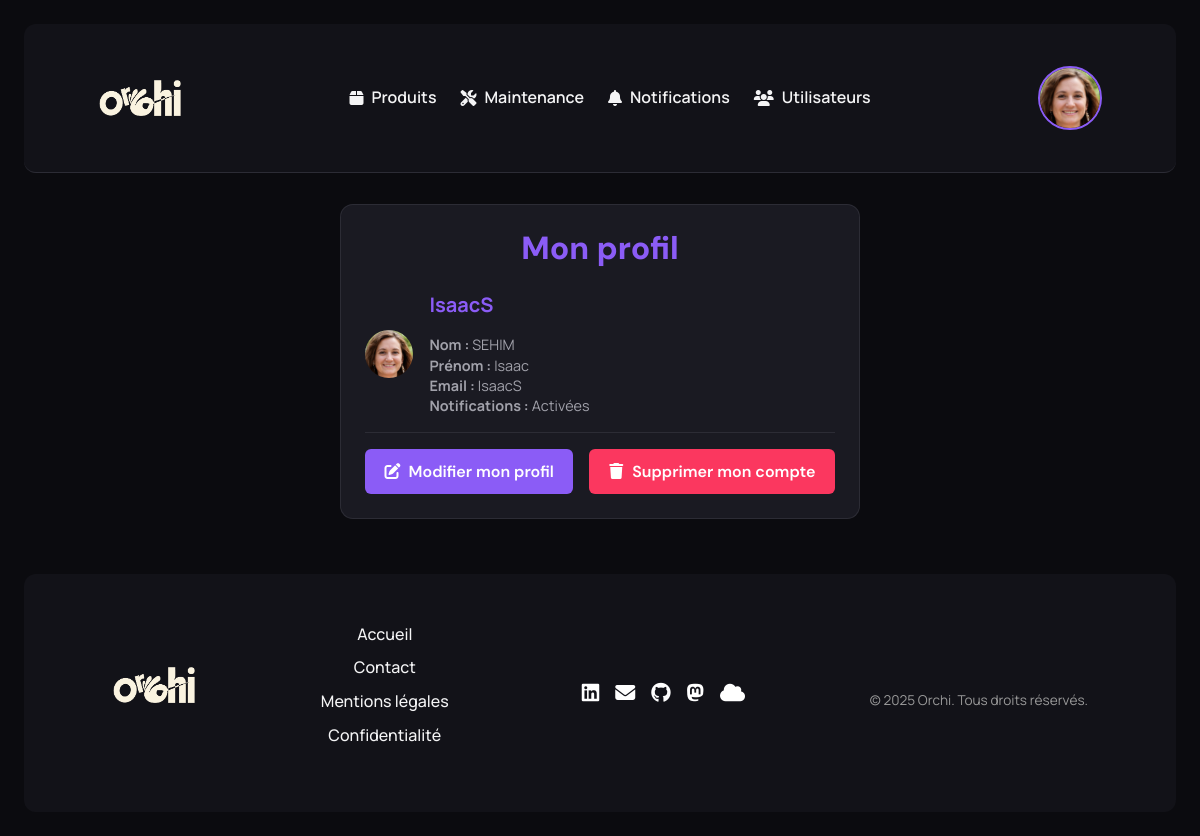
/?page=profil-utilisateur (signed in), run on an earlier commit of the app's database.
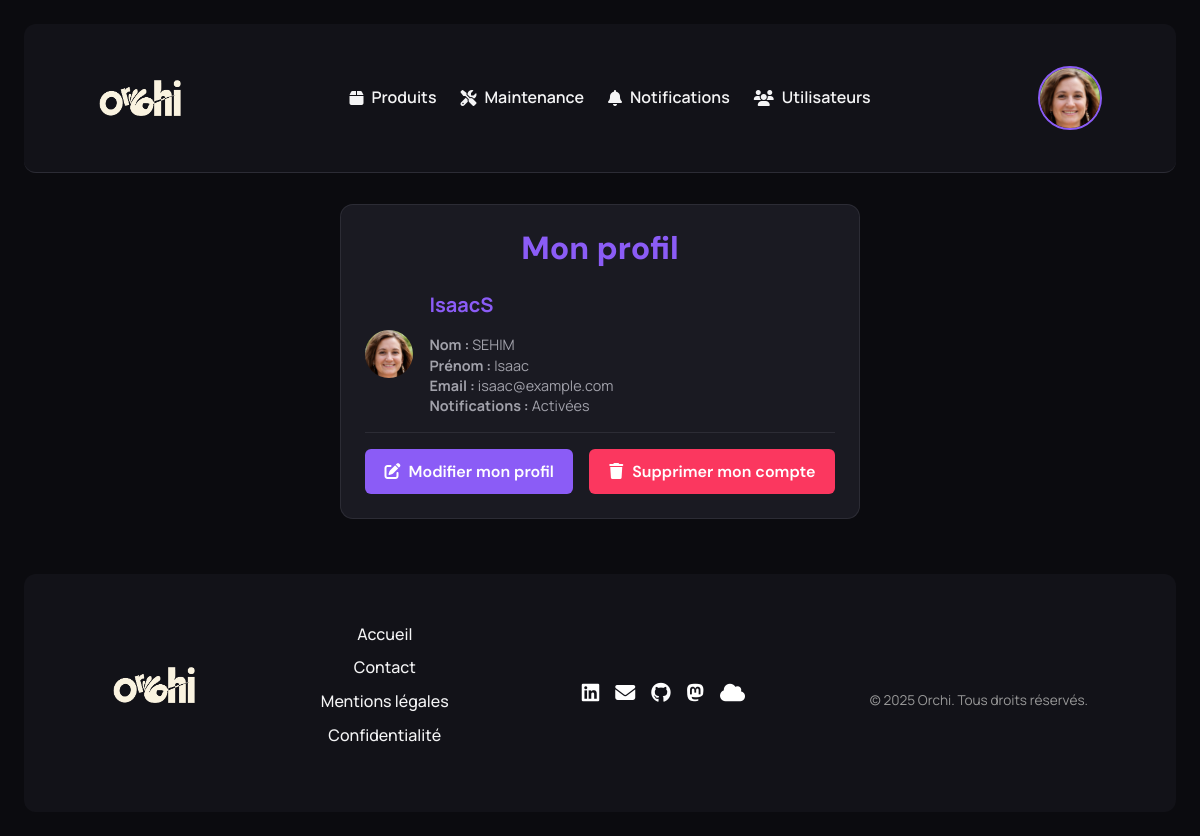
And on a later commit of the database.
### tables this page shows
CREATE TABLE utilisateurs (
    id_utilisateurs INT AUTO_INCREMENT PRIMARY KEY,
    utilisateur_nom VARCHAR(100) NOT NULL,
    utilisateur_prenom VARCHAR(100) NOT NULL,
    utilisateur_pseudo VARCHAR(19) NOT NULL UNIQUE,
    utilisateur_email VARCHAR(150) NOT NULL UNIQUE,
    utilisateur_motdepasse VARCHAR(255) NOT NULL,
    utilisateur_photo VARCHAR(255),
    utilisateur_telephone VARCHAR(20),
    utilisateur_theme ENUM('clair', 'sombre') DEFAULT 'clair',
    utilisateur_langue VARCHAR(10) DEFAULT 'fr',
    utilisateur_notifications BOOL DEFAULT TRUE,
    id_niveaux INT NOT NULL,
    id_etats_utilisateurs INT NOT NULL,
    utilisateur_date_inscription DATETIME DEFAULT CURRENT_TIMESTAMP,
    utilisateur_derniere_connexion DATETIME DEFAULT CURRENT_TIMESTAMP ON UPDATE CURRENT_TIMESTAMP,
    utilisateur_est_supprime TINYINT(1) NOT NULL DEFAULT 0,
    FOREIGN KEY (id_niveaux) REFERENCES niveaux(id_niveaux) ON DELETE RESTRICT,
    FOREIGN KEY (id_etats_utilisateurs) REFERENCES etats_utilisateurs(id_etats_utilisateurs) ON DELETE RESTRICT,
    INDEX (id_niveaux),
    INDEX (id_etats_utilisateurs),
    INDEX (utilisateur_est_supprime)
) DEFAULT CHARSET=utf8mb4 COLLATE=utf8mb4_unicode_ci;

### src/controller/controller-profil-utilisateur.php (called while the page is built, shortened)
<?php
require_once(SRC_PATH . '/model/model-utilisateurs.php');
$id = (int)$_SESSION['user_id'];
$utilisateur = getUserById($id);
require_once(SRC_PATH . '/view/view-profil-utilisateur.php');

### src/model/model-utilisateurs.php (called while the page is built, shortened)
<?php
require_once(__DIR__ . '/db.php');
function getUserById(int $id): array|false
{
    global $pdo;
    $sql = "
        SELECT u.*, n.niveau_libelle, e.etat_utilisateur_libelle
        FROM utilisateurs u
        LEFT JOIN niveaux n ON u.id_niveaux = n.id_niveaux
        LEFT JOIN etats_utilisateurs e ON u.id_etats_utilisateurs = e.id_etats_utilisateurs
        WHERE u.id_utilisateurs = :id
          AND u.utilisateur_est_supprime = 0
    ";
    $stmt = $pdo->prepare($sql);
    $stmt->execute(['id' => $id]);
    return $stmt->fetch(PDO::FETCH_ASSOC);
}

### src/view/view-profil-utilisateur.php (the view, shortened to what this page needs)
<?php require_once(SRC_PATH . '/template/header.php'); ?>
<main class="container-bento section">
  <section class="card">
    <h1 class="titre-section">Mon profil</h1>
    <div class="user-card flex flex-row items-center">
      <?php if (!empty($utilisateur['utilisateur_photo'])): ?>
        <img class="user-photo" src="/<?= htmlspecialchars($utilisateur['utilisateur_photo']) ?>" alt="Photo de profil de <?= htmlspecialchars($utilisateur['utilisateur_pseudo']) ?>" loading="lazy">
      <?php else: ?>
        <div class="user-photo"></div>
      <?php endif; ?>
      <div class="user-info">
        <p class="user-name"><strong><?= htmlspecialchars($utilisateur['utilisateur_pseudo']) ?></strong></p>
        <p><strong>Nom :</strong> <?= htmlspecialchars($utilisateur['utilisateur_nom']) ?></p>
        <p><strong>Prénom :</strong> <?= htmlspecialchars($utilisateur['utilisateur_prenom']) ?></p>
        <p><strong>Email :</strong> <?= htmlspecialchars($utilisateur['utilisateur_email']) ?></p>
        <p><strong>Notifications :</strong> <?= $utilisateur['utilisateur_notifications'] ? 'Activées' : 'Désactivées' ?></p>
      </div>
    </div>
    <div class="flex flex-row justify-between mt-4">
      <a href="/?page=update-utilisateur&id=<?= $utilisateur['id_utilisateurs'] ?>" class="btn btn-update" tabindex="0">
        <i class="fa fa-edit icone"></i> Modifier mon profil
      </a>
      <a href="/?page=supprimer-utilisateur&id=<?= $utilisateur['id_utilisateurs'] ?>" class="btn btn-delete" tabindex="0">
        <i class="fa fa-trash icone"></i> Supprimer mon compte
      </a>
    </div>
  </section>
</main>
<?php require_once(SRC_PATH . '/template/footer.php'); ?>

What changed in the data, as far as the page shows it:
changed utilisateurs "IsaacS": utilisateur_email "IsaacS" → "isaac@example.com"
